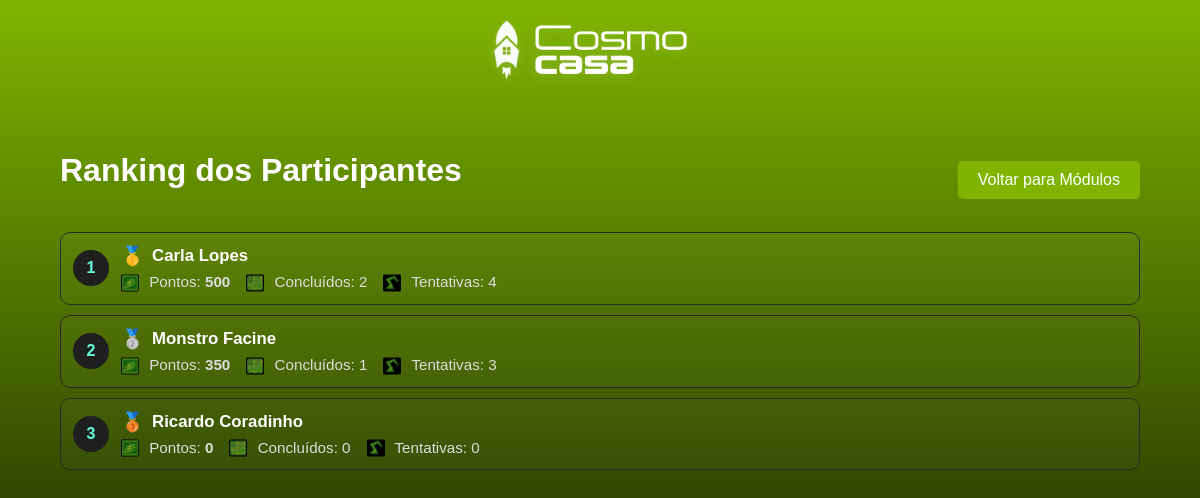
/ranking-rodada, run on the app's committed database.
### tables this page shows
CREATE TABLE alunos (
                    id INTEGER PRIMARY KEY AUTOINCREMENT,
                    sala_id INTEGER NOT NULL,
                    nome TEXT NOT NULL,
                    email TEXT,
                    progresso_json TEXT,
                    data_ingresso DATETIME DEFAULT CURRENT_TIMESTAMP, excluir_ranking INTEGER DEFAULT 0,
                    FOREIGN KEY (sala_id) REFERENCES salas_virtuais (id)
                );

### routes/missao.py (the view)
@missao_bp.route('/ranking-rodada')
def ranking_rodada():
    try:
        try:
            ranking = db_manager.obter_ranking_salas_ativas(limit=100)
        except Exception:
            ranking = []
        return render_template('ranking_rodada.html', ranking=ranking)
    except Exception:
        logging.exception('Falha ao renderizar ranking da rodada')
        return "Erro ao renderizar ranking", 500

### routes/missao.py (called while the page is built, shortened)
@missao_bp.before_request
def _require_aluno_session():
    try:
        public_endpoints = {'missao.ranking_rodada', 'missao.game_over'}
        ep = request.endpoint
        if ep in public_endpoints:
            return None
    except Exception:
        return redirect(url_for('index'))

@missao_bp.after_request
def _missao_no_cache(response):
    try:
        if response.mimetype == 'text/html':
            response.headers['Cache-Control'] = 'no-store, no-cache, must-revalidate, private'
            response.headers['Pragma'] = 'no-cache'
            response.headers['Expires'] = '0'
    except Exception:
        pass
    return response

### templates/ranking_rodada.html (shortened to what this page needs)
<!DOCTYPE html>
<html lang="pt-br">
<head>
    <link rel="stylesheet" href="{{ url_for('static', filename='css/style.css') }}">
</head>
<body class="conteudo-centralizado">
    <header class="brand-header">
        <img class="brand-logo" src="{{ url_for('static', filename='imagens/Group 3.png') }}" alt="Cosmo Casa logo">
    </header>
    <div class="container-grande">
        <div class="toolbar-header">
            <h2>Ranking dos Participantes</h2>
            <div class="toolbar-row">
                <a href="{{ url_for('missao.retry_modulos') }}" class="botao">Voltar para Módulos</a>
            </div>
        </div>
        {% if ranking %}
        <div class="ranking-list">
            {% for item in ranking %}
            <div class="ranking-item">
                <div class="ranking-index-circle">{{ loop.index }}</div>
                <div style="flex:1">
                    <div style="font-size:1.05em;margin-bottom:6px;display:flex;align-items:center;gap:8px">
                        {% if loop.index == 1 %}
                            <span aria-label="1º lugar" title="1º lugar" class="ranking-medal">🥇</span>
                        {% elif loop.index == 2 %}
                            <span aria-label="2º lugar" title="2º lugar" class="ranking-medal">🥈</span>
                        {% elif loop.index == 3 %}
                            <span aria-label="3º lugar" title="3º lugar" class="ranking-medal">🥉</span>
                        {% endif %}
                        <strong>{{ item.nome }}</strong>
                    </div>
                    <div class="kpi-row">
                        <span>
                            <img src="{{ url_for('missao.icons', filename='cultura.svg') }}" alt="pontos" class="kpi-icon">
                            Pontos: <strong>{{ item.total }}</strong>
                        </span>
                        <span>
                            <img src="{{ url_for('missao.icons', filename='controle.svg') }}" alt="concluídos" class="kpi-icon">
                            Concluídos: {{ item.concluidos }}
                        </span>
                        <span>
                            <img src="{{ url_for('missao.icons', filename='robotica.svg') }}" alt="tentativas" class="kpi-icon">
                            Tentativas: {{ item.tentativas }}
                        </span>
                    </div>
                </div>
            </div>
            {% endfor %}
        </div>
        {% else %}
            <p>Nenhum participante registrado nesta rodada.</p>
        {% endif %}
    </div>
</body>
</html>

### static/css/style.css (style rules this page uses)
body { background: linear-gradient(180deg, #7FB500 0%, #000 100%); background-repeat: no-repeat; background-attachment: fixed; background-size: cover; color: white; font-family: 'Gotham Book', Arial, sans-serif; display: flex; justify-content: center; align-items: center; height: 100vh; margin: 0; }
html, body { min-height: 100%; }
body.conteudo-centralizado { display: flex; flex-direction: column; align-items: center; justify-content: flex-start; min-height: 100vh; padding-top: 16px; }
h1, h2, h3 { font-size: 2em; font-family: 'Korataki', Arial, sans-serif; color: #ffffff; }
:root { --btn-green: ##7FB500; --btn-text: #ffffff; --btn-hover-bg: #ffffff; --btn-hover-text: #000000; }
.botao, .action-btn, .share-btn { background-color: var(--btn-green); color: var(--btn-text); border: 1px solid var(--btn-green); }
.container-grande { width: 90%; max-width: 1200px; text-align: center; }
body.conteudo-centralizado .container-grande { margin-top: clamp(12px, 4vh, 28px); }
.botao { display: inline-block; margin-top: 20px; padding: 10px 20px; background-color: #7FB500; color: white; text-decoration: none; border-radius: 5px; transition: background-color 0.3s ease; }
.brand-header { display: flex; align-items: center; justify-content: center; gap: 8px; margin-bottom: 16px; }
.brand-logo { max-width: 220px; width: clamp(120px, 24vw, 220px); height: auto; padding-bottom: 0; filter: drop-shadow(0 2px 6px rgba(255,255,255,0.15)); }
.toolbar-row { display: flex; gap: 8px; align-items: center; }
.toolbar-header { display: flex; justify-content: space-between; align-items: center; gap: 8px; }
.ranking-list { margin-top: 16px; }
.ranking-item { padding: 12px; border: 1px solid #2b2b2b; border-radius: 10px; margin-bottom: 10px; display: flex; align-items: center; gap: 12px; background: rgba(255, 255, 255, 0.02); }
.ranking-index-circle { width: 36px; height: 36px; border-radius: 50%; background: #1f1f1f; display: flex; align-items: center; justify-content: center; font-weight: bold; color: #64ffda; }
.ranking-medal { font-size: 1.1em; }
.kpi-row { display: flex; gap: 16px; align-items: center; font-size: 0.95em; color: #ddd; }
.kpi-icon { width: 18px; height: 18px; vertical-align: middle; margin-right: 6px; }

### data on the page
alunos: nome "Carla Lopes", total "500", concluidos "2", tentativas "4"
alunos: nome "Monstro Facine", total "350", concluidos "1", tentativas "3"
alunos: nome "Ricardo Coradinho", total "0", concluidos "0", tentativas "0"
